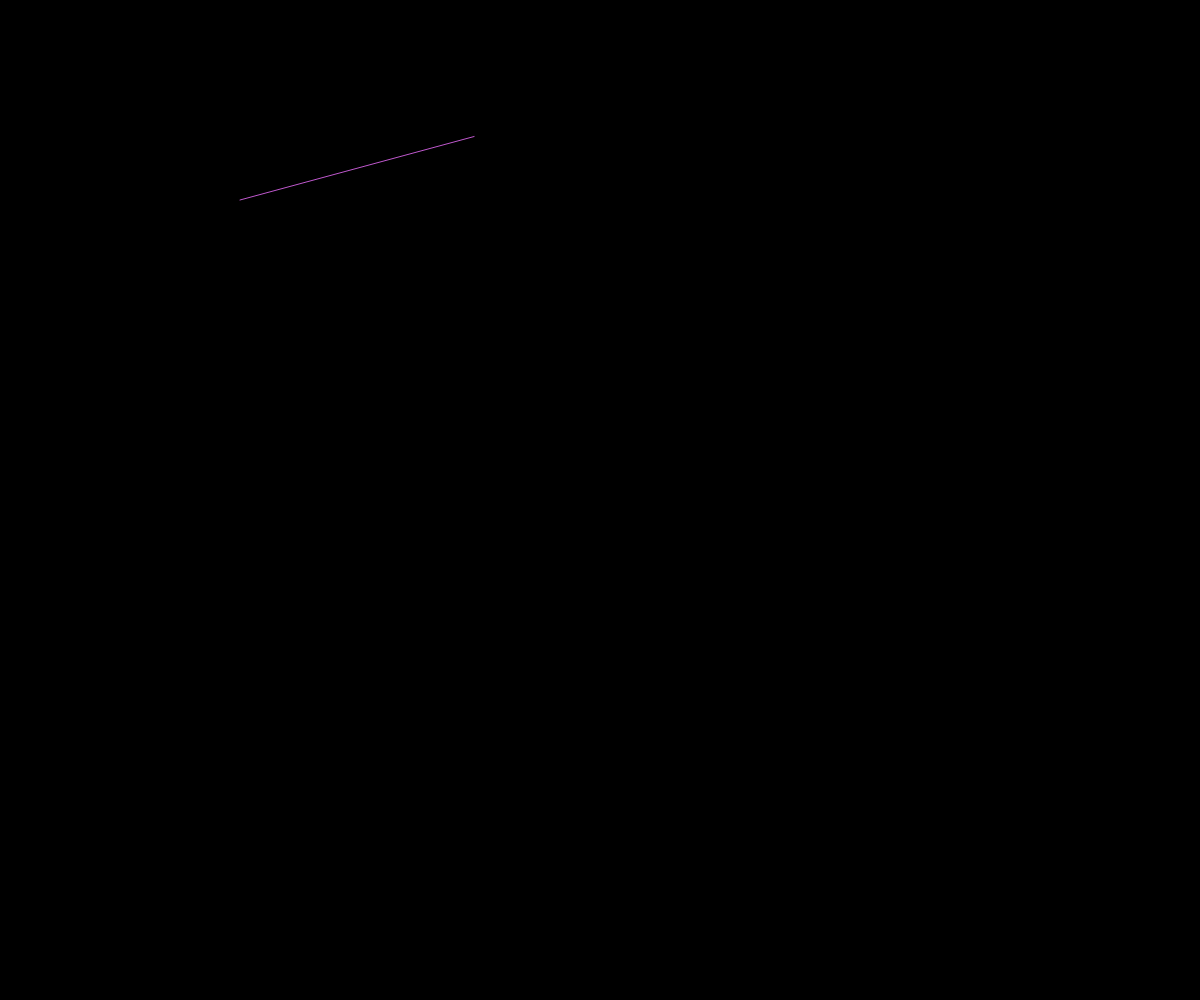
Frame 1 (no input)
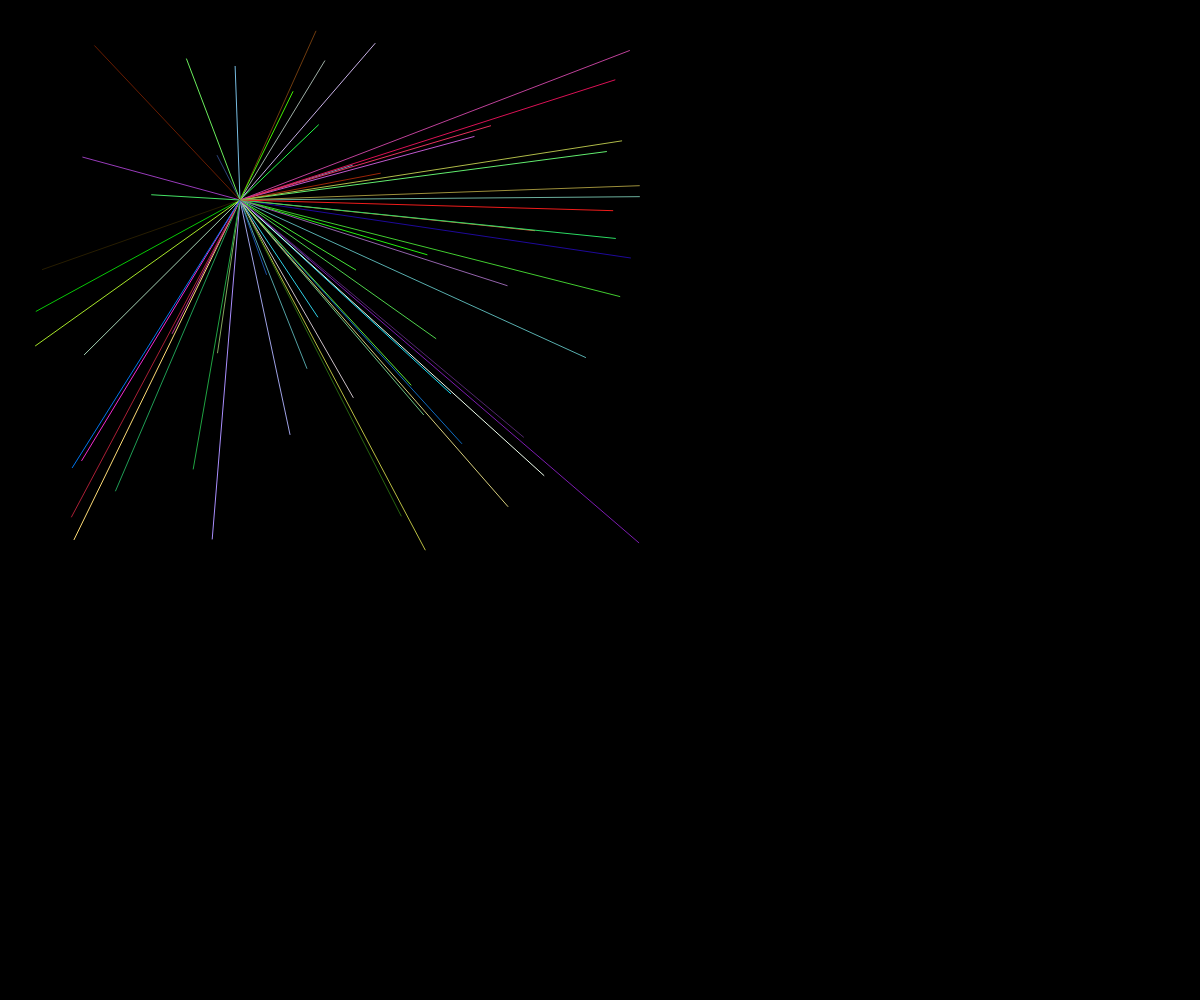
Frame 60 (no input)
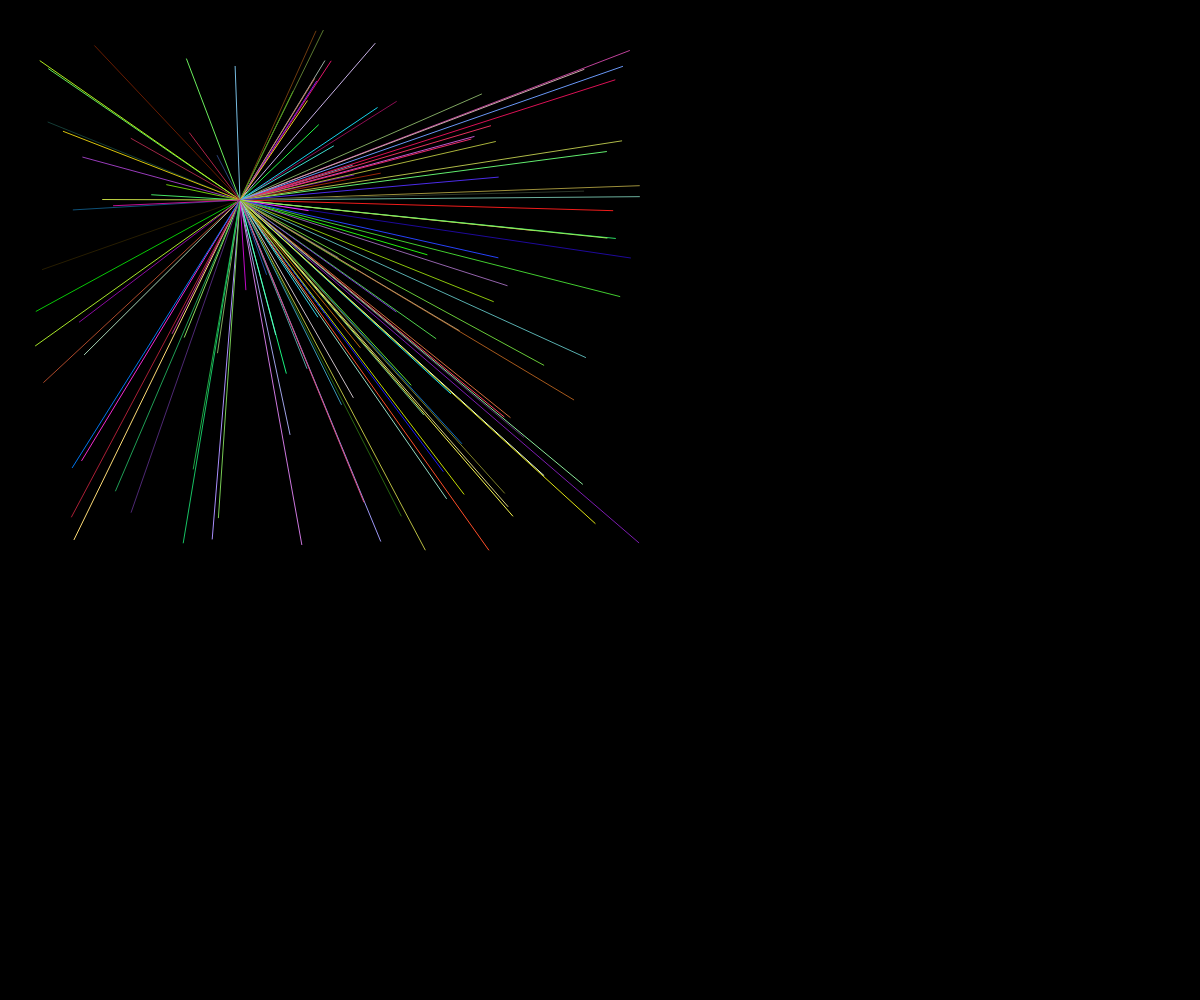
Frame 120 (the mouse pressed at the canvas centre since frame 60)

The p5.js sketch that drew these frames (run headless with seeded random() and noise() and a simulated clock; from frame 60 on, the mouse is pressed at the canvas centre):

// p5.js sketch
// ── sketch.js
function setup() {
  createCanvas(windowWidth, windowHeight);
  background(0);
}

function draw() {

// middle
 x1 = width / 5;
 y1 = height / 5;

// the lines
   x2 = random(width * 2 / 70, width / 2 + 50);
   y2 = random(height * 2 / 70, height / 2 + 50);

  // colour
   r = random(255);
   g = random(255);
   b = random(255);

  stroke(r, g, b);
  line(x1, y1, x2, y2);

}
